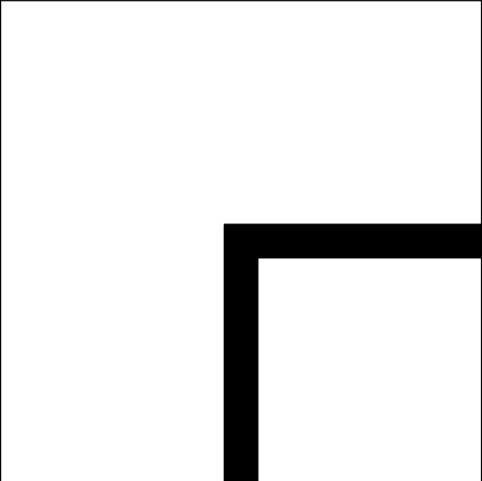
#> input picture datas/ladrinho1.jpg, 482 x 481 px
$ jupyter execute --allow-errors line-detection.ipynb
#> lines starting #> are read from the running program, lines starting #| are printed output that depends on the picture; after the words box and inside, x2 and y2 are one past the last pixel; in counts of white or black regions, pixels touching at a corner belong together
# Line detection
This Jupyter Notebook show how we can detect a line using Hough Transformation

[cell 1]
# Import libraries
import cv2
import numpy as np
import matplotlib.pyplot as plt

## Load data

[cell 2]
plt.figure(figsize=(15,6))

plt.subplot(1, 5, 1)
plt.imshow(cv2.imread('datas/ladrinho1.jpg'));
plt.subplot(1, 5, 2)
plt.imshow(cv2.imread('datas/ladrinho2_esquerda.jpg'));
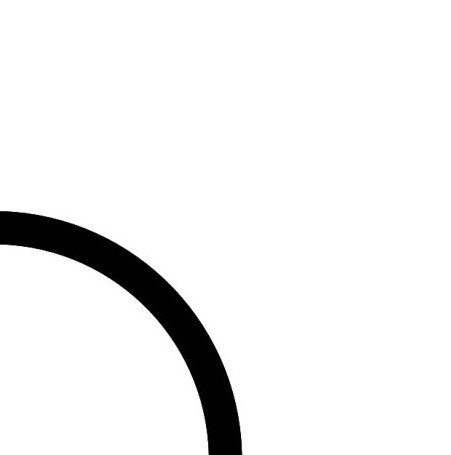
#> input picture datas/ladrinho2_esquerda.jpg, 451 x 455 px
plt.subplot(1, 5, 3)
plt.imshow(cv2.imread('datas/ladrinho3_reto.jpg'));
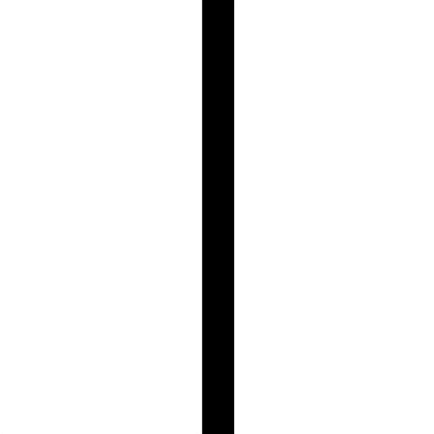
#> input picture datas/ladrinho3_reto.jpg, 434 x 434 px
plt.subplot(1, 5, 4)
plt.imshow(cv2.imread('datas/ladrinho3_esquerda.jpg'));
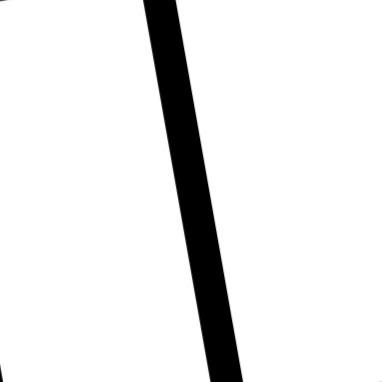
#> input picture datas/ladrinho3_esquerda.jpg, 382 x 382 px
plt.subplot(1, 5, 5)
plt.imshow(cv2.imread('datas/ladrinho3_direita.jpg'));
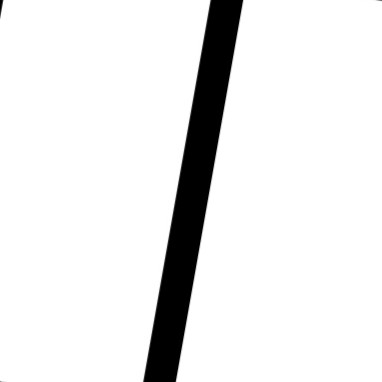
#> input picture datas/ladrinho3_direita.jpg, 382 x 382 px

## Detecting the line

[cell 3]
img = cv2.imread('datas/ladrinho3_reto.jpg')
#> img is the input picture: shape (434, 434, 3); min 0, max 255, mean 236.2
img_reserve = img.copy()
# Convert the image to grayscale
img_gray = cv2.cvtColor(img, cv2.COLOR_BGR2GRAY)
# fint the edges in the image
edges = cv2.Canny(img_gray, 50, 200)
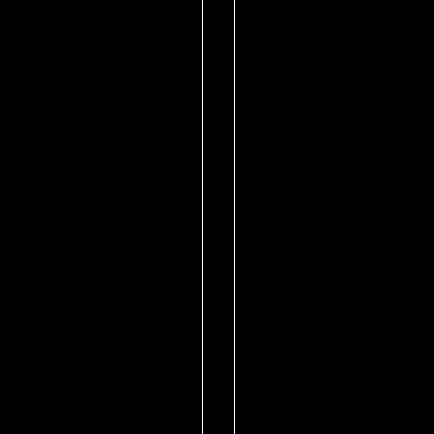
#> edges: shape (434, 434); 0.46% white in thin lines or dots, all inside (x1, y1, x2, y2) = (202, 0, 235, 434)
plt.imshow(edges);

[cell 4]
# Detect points that form a line
lines = cv2.HoughLinesP(edges, 1, np.pi/180, 70, minLineLength=15, maxLineGap=250)
#> lines = [[202, 433, 202, 0], [234, 433, 234, 0]]

# Draw lines on the image
for line in lines:
   x1, y1, x2, y2 = line[0]
   cv2.line(img, (x1, y1), (x2, y2), (255, 0, 0), 3)
#> this loop made 2 passes
#> img: shape (434, 434, 3); 2.3% of pixels changed, all inside (x1, y1, x2, y2) = (200, 0, 237, 434)
# Show result
plt.imshow(img);

We got detect the line, but we need create a imagination line to make the measure of the car

[cell 5]
# determine the size of the line
line_thickness = 32

# extract the img size
x, y, _ = img.shape
#> x = 434; y = 434

# determine the position of car flow line in relation of x label
car_flow_x = int((x - line_thickness) / 2)
#> car_flow_x = 201
start_point = (car_flow_x, 0)
#> start_point = (201, 0)
end_point = (car_flow_x, y)
#> end_point = (201, 434)

thickness = 3
color=(0, 255, 0)
# drawn the line 1
line_flow_1 = cv2.line(img, start_point, end_point, color, thickness)

start_point = (car_flow_x + line_thickness, 0)
#> start_point = (233, 0)
end_point = (car_flow_x + line_thickness, y)
#> end_point = (233, 434)
# drawn the line 2
line_flow_2 = cv2.line(img, start_point, end_point, color, thickness)

plt.imshow(img);

# We got drawn the flow car line
now we've to measure the diff into the path correct(red) and the flow path(green)

[cell 6]
# get the correct path
target_line1 = lines[0]
#> target_line1 = [[202, 433, 202, 0]]
target_line2 = lines[1]
#> target_line2 = [[234, 433, 234, 0]]

# extract the point x of target_line
start_point_target = target_line1[0][:2][0]
#> start_point_target = 202
end_point_target = target_line2[0][:2][0]
#> end_point_target = 234

start_point_target, end_point_target
#> Out = (202, 234)

[cell 7]
# extract the point x of flow_car
start_point_flow = car_flow_x
#> start_point_flow = 201
end_point_flow = start_point_flow + line_thickness
#> end_point_flow = 233

start_point_flow, end_point_flow
#> Out = (201, 233)

[cell 8]
# calculate the diff = error
error_left = np.abs(start_point_target - start_point_flow)
#> error_left = 1
error_right = np.abs(end_point_target - end_point_flow)
#> error_right = 1

error_left, error_right
#> Out = (1, 1)

Wow, we got made the measure of target line and car flow. What's happen now?

- We need make a algoritm to adjust the motor speed to fix the carr in target line, but before let's try with another images.

Do you mind. I need do rewrite all code again. A: no, let's make a function!

[cell 9]
def calculate_error(target_line):
    """
    Calculates the error between the target line position and the car flow line position.

    Args:
        target_line (list): List containing the coordinates of the detected target line.
        start_point_flow (int): X-axis starting position of the car flow line.

    Returns:
        int: erro in degrees.
    """
    #print(target_line)
    if isinstance(target_line, tuple):
        target_line = target_line[0]

    # Convert to numpy array e remove the extra dimensions
    contour = np.squeeze(np.array(target_line))

    # avoid erro if has few points
    if contour.shape[0] < 2:
        return None

    # get the extrames points
    x1, y1 = tuple(contour[np.argmin(contour[:, 1])])  # few value of Y (top)
    x2, y2 = tuple(contour[np.argmax(contour[:, 1])])  # bigger value of Y (base)


    # calculate angle em rad
    theta_rad = np.arctan2(y2 - y1, x2 - x1)

    # convert to degree
    theta_deg = np.degrees(theta_rad)

    # to debug
    #print(theta_deg)

    # assure the degres in [0, 180]
    if theta_deg < 0:
        theta_deg += 180

    # calculate the error
    error = theta_deg - 90

    # return the erro in degree (for less use of memory)
    return int(error)

[cell 10]
def draw_line(img):
    """
    Draws two vertical lines on the image representing the car flow boundaries.

    Args:
        img (numpy.ndarray): The input image on which the lines will be drawn.

    Returns:
        tuple: A tuple (left, right) representing the X-coordinates of the left and right
               boundaries of the car flow line.
    """
    # determine the size of the line
    line_thickness = 32

    # extract the img size
    y, x, _ = img.shape

    # determine the position of car flow line in relation of x label
    car_flow_x = int((x - line_thickness) / 2)
    start_point1 = (car_flow_x, 0)
    end_point1 = (car_flow_x, y)

    thickness = 3
    color=(0, 255, 0)
    # drawn the line 1
    line_flow_1 = cv2.line(img, start_point1, end_point1, color, thickness)

    start_point2 = (car_flow_x + line_thickness, 0)
    end_point2 = (car_flow_x + line_thickness, y)
    # drawn the line 2
    line_flow_2 = cv2.line(img, start_point2, end_point2, color, thickness)

    # return the position in format (left, right)
    return (car_flow_x, car_flow_x+line_thickness)

[cell 11]
def identify_colour(img):
    """
    Identifies the dominant color in an image based on predefined HSV ranges.

    This function converts the input image to the HSV color space and detects specific colors
    (red, green, and gray) using predefined hue, saturation, and value ranges. It then applies
    morphological operations to reduce noise, finds contours, and calculates the area covered
    by each detected color. The function returns the color with the largest detected area.

    Parameters:
    img (numpy.ndarray): The input image in BGR format.

    Returns:
    str or None: The detected color with the largest area ("red", "green", or "gray"), or None
                 if no significant color region is foun
    """
    # convert image in HSV scale
    hsv_img = cv2.cvtColor(img, cv2.COLOR_BGR2HSV)

    # definy colour ranges
    color_ranges = {
        "red": [(np.array([0, 100, 100]), np.array([10, 255, 255])),
                (np.array([160, 100, 100]), np.array([180, 255, 255]))],  # Red (Hue 0-10)
        "green": [(np.array([40, 40, 40]), np.array([90, 255, 255]))],  # Green (Hue 40-90)
        "gray": [(np.array([0, 0, 50]), np.array([130, 60, 220]))]  # Gray
    }

    kernel = np.ones((3, 3), np.uint8)
    # create a dict to storage the colours
    detected_areas = {}

    # find colours
    for color, ranges in color_ranges.items():
        # create mask colours
        mask = sum(cv2.inRange(hsv_img, lower, upper) for lower, upper in ranges)
        # reduce the noisy
        mask = cv2.morphologyEx(mask, cv2.MORPH_OPEN, kernel)

        contours, _ = cv2.findContours(mask, cv2.RETR_EXTERNAL, cv2.CHAIN_APPROX_SIMPLE)
        detected_areas[color] = sum(cv2.contourArea(c) for c in contours)

        if contours:
            # drawn the contours in black colour
            cv2.drawContours(img, contours, -1, (0,0,0), 2)

    if max(detected_areas.values()) > 0:
        dominant_color = max(detected_areas, key=detected_areas.get)

        if dominant_color == 'green':
            # split the image in two sides
            mid = img.shape[1] // 2

            # create a green mask
            green_mask = sum(cv2.inRange(hsv_img, lower, upper) for lower, upper in color_ranges['green'])

            # calculate moments of image
            moments = cv2.moments(green_mask)

            # find the center of object
            cX = int(moments["m10"] / moments["m00"])

            # find the side
            side = 'on left' if cX < mid else 'on right'
            dominant_color = f'{dominant_color} {side}'

        # return the colour with most area on the image
        return dominant_color
    # return none if not has colour in the image
    return None

[cell 12]
def verify_curve(contours, img_width):
    """
    Checks if there is a curve in the image and identifies its direction.

    The function analyzes the detected contours and verifies the distribution
    of points relative to the center of the image. If most points are on the
    left side, the curve is classified as "Left"; if they are on the right side,
    it is classified as "Right". Otherwise, it returns "No curve".

    Additionally, if the number of points in the contour is too large (>= 8),
    it is assumed that the shape is not a sharp curve.

    Args:
        contours (list): List of detected contours in the image.
        img_width (int): Width of the image, used to determine the center.

    Returns:
        str: "Left" if the curve is on the left, "Right" if it is on the right,
             or "No curve" if no significant curve is detected.
    """

    for contour in contours:
        X = contour[:, 0, 0]

        # Divide a imagem ao meio
        mid = img_width // 2
        points_left = np.sum(X < mid)
        points_right = np.sum(X >= mid)

        # if contour > 8 probabily it's not a curve 90
        if len(contour) < 8:
            if points_left > points_right:
                return 'Left'
            elif points_left < points_right:
                return 'Right'
    # return no curve
    return 'No curve'

[cell 13]
def detect_line(img):
    """
    Detects lines in the given image using edge detection and Hough Transform,
    draws the detected lines, and calculates the error between the detected lines
    and a reference flow line.

    Args:
        img (numpy.ndarray): Input image, which should be in BGR format.

    Returns:
        float: The calculated error between the detected lines and the flow line.
    """

    # verify if img exists
    if img is not None:
        # Convert the image to grayscale
        img_gray = cv2.cvtColor(img, cv2.COLOR_BGR2GRAY)

        # Aplly a threshold to detect only darken colours
        _, binary = cv2.threshold(img_gray, 50, 255, cv2.THRESH_BINARY_INV)

        # reduce the noise
        kernel = np.ones((3, 3), np.uint8)
        binary = cv2.morphologyEx(binary, cv2.MORPH_OPEN, kernel)
        binary = cv2.morphologyEx(binary, cv2.MORPH_CLOSE, kernel)

        # find the edges on the image
        edges = cv2.Canny(binary, 50, 200)

        # Detect points that form a line
        #lines = cv2.HoughLinesP(edges, 1, np.pi/180, 70, minLineLength=20, maxLineGap=255)
        contours, _ = cv2.findContours(binary, cv2.RETR_EXTERNAL, cv2.CHAIN_APPROX_SIMPLE)

        # verify if has a symbol on the img
        cor_detected = identify_colour(img)
        if cor_detected:
            print(f'Has the colour {cor_detected} on the image')

        # to debug
        #plt.imshow(binary, cmap='gray')
        #plt.show()

        if contours is not None:
            # drawn the line target
            cv2.drawContours(img, contours, -1, (255, 0, 0), 2)

            #draw the car flow line
            flow_line = draw_line(img)

            # send img_widht as img.shape[1]
            is_curve = verify_curve(contours, img.shape[1])

            # calculate the error
            erro = calculate_error(contours)

            # to avoid false-positive
            if (erro > 0 and erro <= 10) or (erro >= -10 and erro < 0):
                is_curve = 'No Curve';

            print(is_curve)
            # to avoid false-positive
            if cor_detected:
                erro = 0

            # return the erro
            return erro
    return None

[cell 14]
img = cv2.imread('datas/ladrinho3_reto.jpg')
erro = detect_line(img)
#> in detect_line, `_, binary = cv2.threshold(img_gray, 50, 255, cv2.THRESH_BINARY_INV)`: binary: shape (434, 434); 7.4% white; 1 white region, box (x1, y1, x2, y2) and area: (202, 0, 234, 434) 13888
#> in detect_line, `edges = cv2.Canny(binary, 50, 200)`: edges: shape (434, 434); 0.46% white in thin lines or dots, all inside (x1, y1, x2, y2) = (201, 0, 234, 434)
#> in detect_line, `contours, _ = cv2.findContours(binary, cv2.RETR_EXTERNAL, cv2.CHAIN_AP..`: contours = [[[202, 0], [202, 433], [233, 433], [233, 0]]]
#> in identify_colour, `hsv_img = cv2.cvtColor(img, cv2.COLOR_BGR2HSV)`: hsv_img: shape (434, 434, 3); mean H, S, V 0, 0, 236.2
#> after the loop in identify_colour, `for color, ranges in color_ranges.items():`: detected_areas = {'red': 0, 'green': 0, 'gray': 0}
#> in detect_line, `cv2.drawContours(img, contours, -1, (255, 0, 0), 2)`:
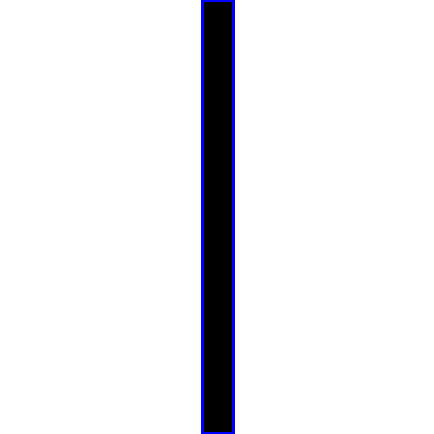
#> img: shape (434, 434, 3); 1.44% of pixels changed, all inside (x1, y1, x2, y2) = (201, 0, 235, 434)
#> in detect_line, `flow_line = draw_line(img)`: flow_line = (201, 233)
#> the loop in verify_curve, `for contour in contours:` made 1 pass
#> (contour, X, mid, points_left, points_right) on pass 1: ([[202, 0], [202, 433], [233, 433], [233, 0]], [202, 202, 233, 233], 217, 2, 2)
#> in detect_line, `is_curve = verify_curve(contours, img.shape[1])`: is_curve = 'No curve'
#> in calculate_error, `contour = np.squeeze(np.array(target_line))`: contour = [[202, 0], [202, 433], [233, 433], [233, 0]]
#> in calculate_error, `x1, y1 = tuple(contour[np.argmin(contour[:, 1])])`: x1 = 202; y1 = 0
#> in calculate_error, `x2, y2 = tuple(contour[np.argmax(contour[:, 1])])`: x2 = 202; y2 = 433
#> in calculate_error, `theta_rad = np.arctan2(y2 - y1, x2 - x1)`: theta_rad = 1.57
#> in calculate_error, `theta_deg = np.degrees(theta_rad)`: theta_deg = 90
#> in calculate_error, `error = theta_deg - 90`: error = 0
#| No curve
#> erro = 0
plt.imshow(img)
print('The error in degrees:', erro)
#| The error in degrees: 0

[cell 15]
img = cv2.imread('datas/ladrinho3_esquerda.jpg')
#> img is the input picture: shape (382, 382, 3); min 0, max 255, mean 233.2
#> (the rest of this cell did not finish here and is left out)

#> in detect_line (call 2), `_, binary = cv2.threshold(img_gray, 50, 255, cv2.THRESH_BINARY_INV)`: binary: shape (382, 382); 8.3% white; 2 white regions (1 under 20 px), largest, box (x1, y1, x2, y2) and area: (144, 0, 243, 382) 12118
#> in detect_line (call 2), `binary = cv2.morphologyEx(binary, cv2.MORPH_OPEN, kernel)`: binary: shape (382, 382); 8.3% white; 2 white regions (1 under 20 px), largest, box (x1, y1, x2, y2) and area: (144, 0, 242, 382) 12117
#> in detect_line (call 2), `edges = cv2.Canny(binary, 50, 200)`: edges: shape (382, 382); 0.53% white in thin lines or dots, all inside (x1, y1, x2, y2) = (0, 0, 242, 382)
#> in detect_line (call 2), `contours, _ = cv2.findContours(binary, cv2.RETR_EXTERNAL, cv2.CHAIN_AP..`: contours = 2 contours, 1 with area under 20; largest, box (x1, y1, x2, y2) and area: (144, 0, 242, 382) 11705
#> in identify_colour (call 2), `hsv_img = cv2.cvtColor(img, cv2.COLOR_BGR2HSV)`: hsv_img: shape (382, 382, 3); mean H, S, V 0, 0, 233.2
#> the loop in identify_colour (call 2), `for color, ranges in color_ranges.items():` made 3 passes
#> contours on pass 3: [[[0, 0], [0, 1], [1, 1], [1, 0]]]
#> after the loop in identify_colour (call 2), `for color, ranges in color_ranges.items():`: img: shape (382, 382, 3); 0.01% of pixels changed, all inside (x1, y1, x2, y2) = (0, 0, 3, 3)
#| Has the colour gray on the image
#> in detect_line (call 2), `cv2.drawContours(img, contours, -1, (255, 0, 0), 2)`: img: shape (382, 382, 3); mean B, G, R 236.8, 232.1, 232.1
#> the loop in verify_curve (call 2), `for contour in contours:` made 1 pass
#> (contour, X, mid, points_left, points_right) on pass 1: ([[0, 376], [0, 381], [1, 381], [1, 376]], [0, 0, 1, 1], 191, 4, 0)
plt.imshow(img)
print('The error in degrees:', erro)

[cell 16]
img = cv2.imread('datas/ladrinho3_direita.jpg')
#> img is the input picture: shape (382, 382, 3); min 0, max 255, mean 233.2
#> (the rest of this cell did not finish here and is left out)

#> in detect_line (call 3), `_, binary = cv2.threshold(img_gray, 50, 255, cv2.THRESH_BINARY_INV)`: binary: shape (382, 382); 8.3% white; 2 white regions, box (x1, y1, x2, y2) and area: (144, 0, 243, 382) 12115, (0, 0, 3, 13) 22
#> in detect_line (call 3), `binary = cv2.morphologyEx(binary, cv2.MORPH_OPEN, kernel)`: binary: shape (382, 382); 8.3% white; 2 white regions (1 under 20 px), largest, box (x1, y1, x2, y2) and area: (144, 0, 243, 382) 12115
#> in detect_line (call 3), `edges = cv2.Canny(binary, 50, 200)`: edges: shape (382, 382); 0.53% white in thin lines or dots, all inside (x1, y1, x2, y2) = (0, 0, 243, 382)
#> in detect_line (call 3), `contours, _ = cv2.findContours(binary, cv2.RETR_EXTERNAL, cv2.CHAIN_AP..`: contours = 2 contours, 1 with area under 20; largest, box (x1, y1, x2, y2) and area: (144, 0, 243, 382) 11702
#> in identify_colour (call 3), `hsv_img = cv2.cvtColor(img, cv2.COLOR_BGR2HSV)`: hsv_img: shape (382, 382, 3); mean H, S, V 0, 0, 233.2
#> in detect_line (call 3), `cv2.drawContours(img, contours, -1, (255, 0, 0), 2)`: img: shape (382, 382, 3); 1.85% of pixels changed, all inside (x1, y1, x2, y2) = (0, 0, 244, 382)
#> in draw_line (call 3), `line_flow_2 = cv2.line(img, start_point2, end_point2, color, thickness)`:
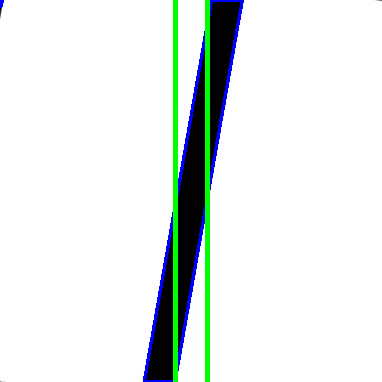
#> line_flow_2: shape (382, 382, 3); mean B, G, R 232.9, 235.5, 228.8
plt.imshow(img)
print('The error in degrees:', erro)

[cell 17]
img = cv2.imread('datas/ladrinho1_esquerda.jpg')
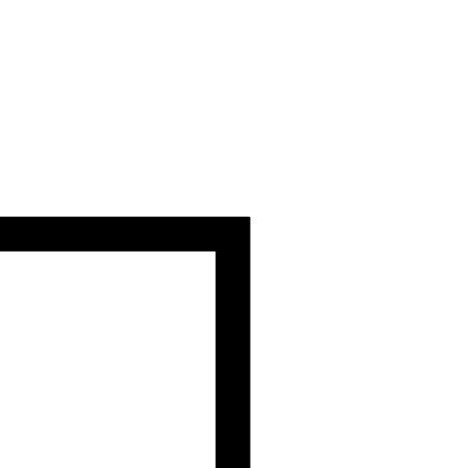
#> input picture datas/ladrinho1_esquerda.jpg, 466 x 468 px
#> img is the input picture: shape (468, 466, 3); min 0, max 255, mean 236
erro = detect_line(img)
#> in detect_line (call 4), `_, binary = cv2.threshold(img_gray, 50, 255, cv2.THRESH_BINARY_INV)`: binary: shape (468, 466); 7.3% white; 1 white region, box (x1, y1, x2, y2) and area: (0, 217, 250, 468) 15878
#> in detect_line (call 4), `edges = cv2.Canny(binary, 50, 200)`:
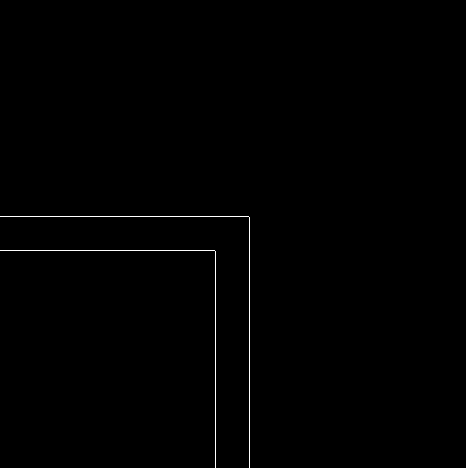
#> edges: shape (468, 466); 0.43% white in thin lines or dots, all inside (x1, y1, x2, y2) = (0, 216, 250, 468)
#> in detect_line (call 4), `contours, _ = cv2.findContours(binary, cv2.RETR_EXTERNAL, cv2.CHAIN_AP..`: contours = 1 item
#> in identify_colour (call 4), `hsv_img = cv2.cvtColor(img, cv2.COLOR_BGR2HSV)`: hsv_img: shape (468, 466, 3); mean H, S, V 0, 0, 236
#> in detect_line (call 4), `cv2.drawContours(img, contours, -1, (255, 0, 0), 2)`:
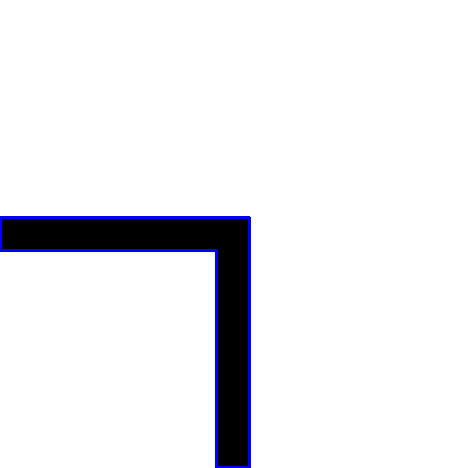
#> img: shape (468, 466, 3); 1.34% of pixels changed, all inside (x1, y1, x2, y2) = (0, 216, 251, 468)
#> in detect_line (call 4), `flow_line = draw_line(img)`: flow_line = (217, 249)
#> in detect_line (call 4), `erro = calculate_error(contours)`: erro = -40
#| Left
#> erro = -40
plt.imshow(img)
print('The error in degrees:', erro)
#| The error in degrees: -40

[cell 18]
img = cv2.imread('datas/ladrinho1_direita.jpg')
erro = detect_line(img)
#> (the rest of this cell did not finish here and is left out)

[cell 19]
img = cv2.imread('datas/ladrinho5.jpg')
erro = detect_line(img)
#> (the rest of this cell did not finish here and is left out)

[cell 20]
img = cv2.imread('datas/ladrinho2_esquerda.jpg')
erro = detect_line(img)
#> in detect_line (call 7), `contours, _ = cv2.findContours(binary, cv2.RETR_EXTERNAL, cv2.CHAIN_AP..`: contours = 1 contour; box (x1, y1, x2, y2) and area: (0, 211, 242, 455) 11228
#| No curve
plt.imshow(img);
print('The error in degrees:', erro)
#| The error in degrees: -40
